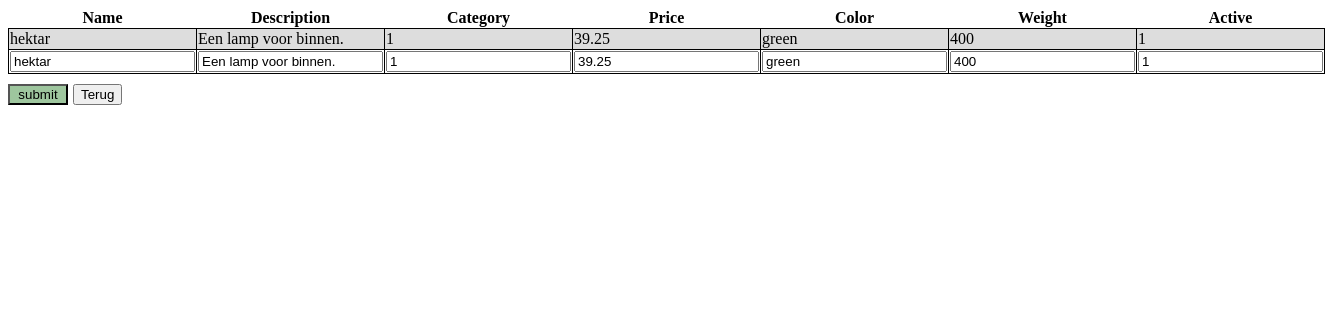
Screenshot of /product/product_wijzigen.php?update=5 with the database file from the repository.
### tables this page shows
CREATE TABLE `product` (
  `id` int(5) NOT NULL,
  `name` varchar(50) NOT NULL,
  `description` text NOT NULL,
  `category_id` int(5) NOT NULL,
  `price` decimal(10,2) NOT NULL,
  `color` varchar(10) NOT NULL,
  `weight` int(10) NOT NULL,
  `active` tinyint(1) NOT NULL
);

### product/product_wijzigen.php (the view, shortened to what this page needs)
<?php
if (isset($_GET['update'])) {
    include '../config/connect.php';
    $id = $_GET['update'];
    $sql = $conn->query('SELECT * FROM product WHERE id = ' . $id);
    $product = $sql->fetch_assoc();
} else {
    echo "No id set";
}
?>
<!DOCTYPE html>
<html lang="en">
<head>
    <link rel="stylesheet" href="../assets/css/overzicht.css">
</head>
<body>
    <form action="" method="post">
        <table>
            <tr>
                <th>Name</th>
                <th>Description</th>
                <th>Category</th>
                <th>Price</th>
                <th>Color</th>
                <th>Weight</th>
                <th>Active</th>
            </tr>
            <tr>
                <td><?php echo $product['name'] ?>
                <td><?php echo $product['description'] ?>
                <td><?php echo $product['category_id'] ?>
                <td><?php echo $product['price'] ?>
                <td><?php echo $product['color'] ?>
                <td><?php echo $product['weight'] ?>
                <td><?php echo $product['active'] ?>
            </tr>
            <tr>
                <td><input type="text" name="name" value="<?php echo $product['name'] ?>"></td>
                <td><input type="text" name="description" value="<?php echo $product['description'] ?>"></td>
                <td><input type="text" name="category_id" value="<?php echo $product['category_id'] ?>"></td>
                <td><input type="text" name="price" value="<?php echo $product['price'] ?>"></td>
                <td><input type="text" name="color" value="<?php echo $product['color'] ?>"></td>
                <td><input type="text" name="weight" value="<?php echo $product['weight'] ?>"></td>
                <td><input type="text" name="active" value="<?php echo $product['active'] ?>"></td>
            </tr>
        </table>
        <div class="buttons"> <input type="submit" value="submit" name="submit"></div>
    </form>
    <div class="button2"><a href="product_overzicht.php"><button>Terug</button></a></div>
</body>
</html>

### assets/css/overzicht.css (style rules this page uses)
td { border: 1px solid black; }
table { border-collapse: collapse; }
tr:nth-child(even) { background-color: #dddddd; }
.buttons input { margin-top: 10px; width: 60px; background-color: rgba(9, 110, 9, 0.394); float: left; }
.button2 button { margin-left: 5px; margin-top: 10px; }

### rows the page displays
product: name "hektar", description "Een lamp voor binnen.", category "1", price "39.25", color "green", weight "400", active "1", category_id "1"
